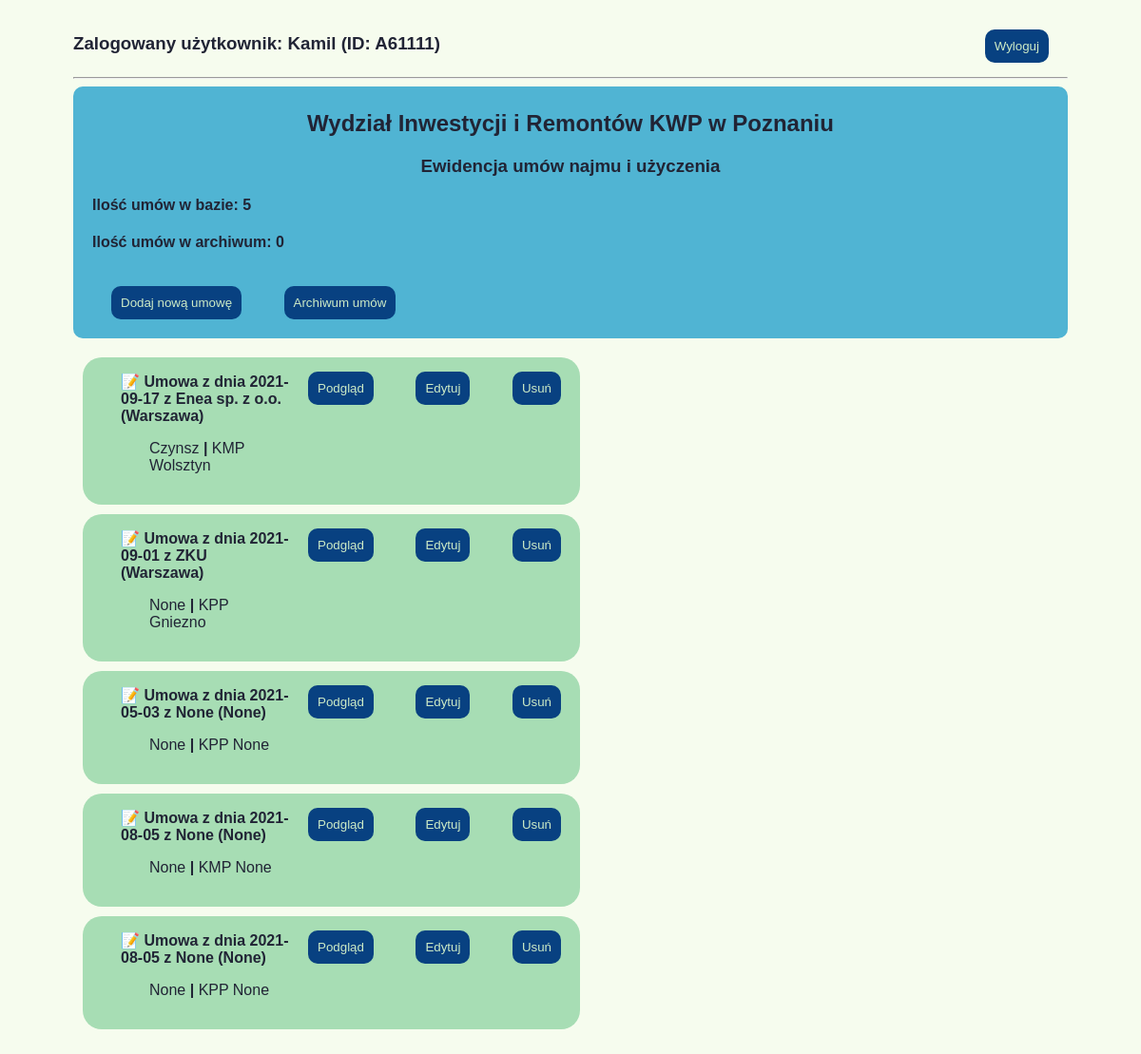
/umowy/ewidencja/ (signed in), run on an earlier commit of the app's database.
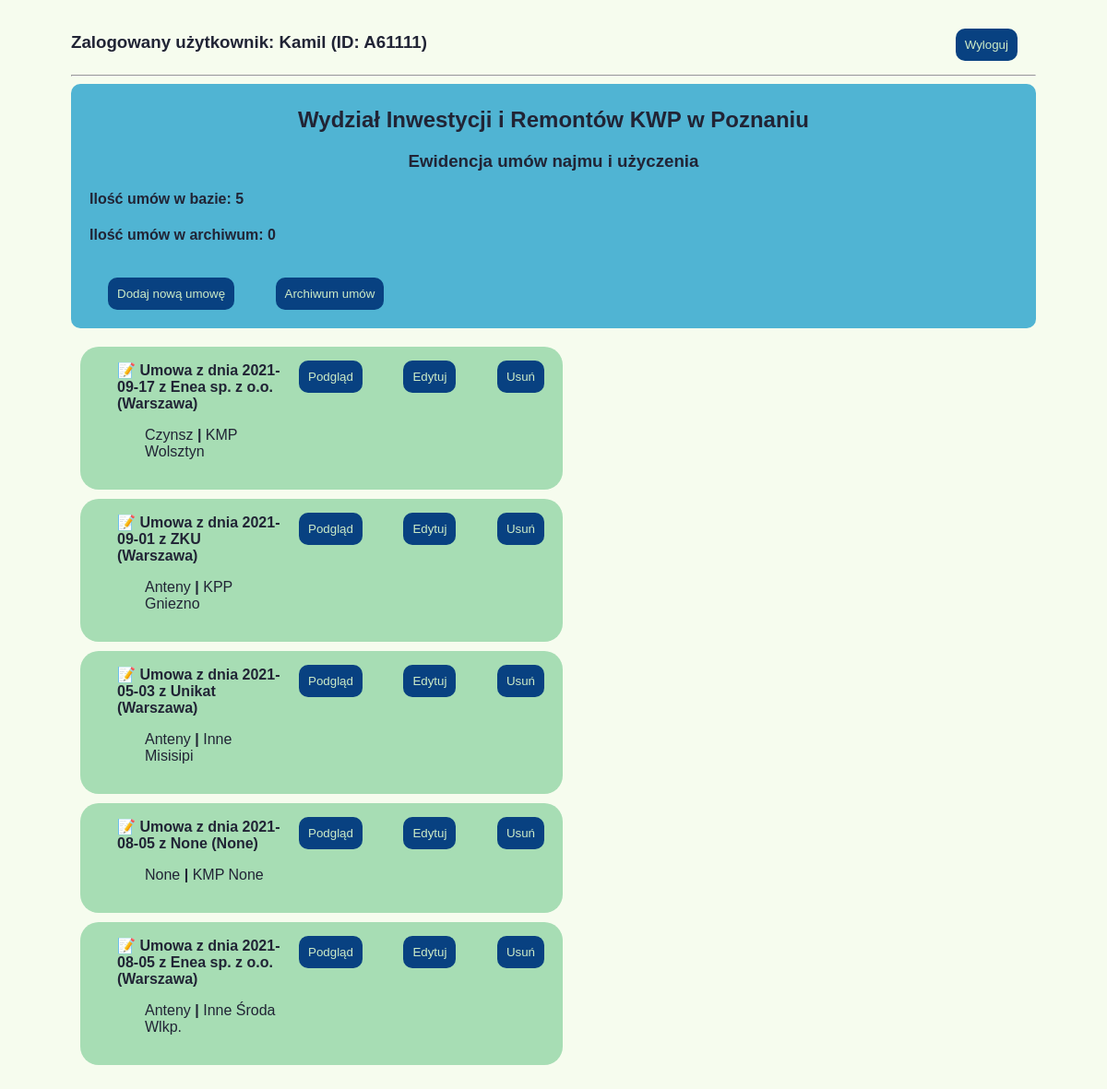
And on a later commit of the database.
### umowyapp/models.py (models this page shows)
class Umowy(models.Model):
    data_umowy = models.DateField(null=False)
    nr_umowy = models.CharField(max_length=15, null=True, default="BRAK")
    nazwa_uzyczajacego = models.CharField(max_length=30, null=True)
    adres_uzyczajacego = models.CharField(max_length=30, null=True)
    kod_pocztowy_uzyczajacego = models.CharField(max_length=6, null=True)
    miasto_uzyczajacego = models.CharField(max_length=20, null=True)
    okres_obowiazywania = models.DateField(blank=True, default="")
    typ_umowy = models.ForeignKey(Rodzaj_umowy, on_delete=models.CASCADE, null=True)
    pow_uzyczona = models.FloatField(max_length=4, null=True, blank=True)
    rodzaj_kosztow_prad = models.BooleanField()
    informacje = models.TextField(default="---Niezbędne informacje---")
    powiaty_jedn = models.ForeignKey(Powiaty_Wlkp, on_delete=models.CASCADE)
    rodzaj_jedn = models.ForeignKey(Rodzaje_jednostek, on_delete=models.CASCADE, null=True)
    adres_jedn = models.CharField(max_length=30, null=True)
    miasto_jedn = models.CharField(max_length=20, null=True)
    kod_pocztowy_jedn = models.CharField(max_length=6, null=True)
    skan_umowy = models.FileField(upload_to='umowy_pdf', null=True, blank=True)
    stan_umowy = models.ForeignKey(Stan_umow, on_delete=models.CASCADE, null=True)
    deleted = models.BooleanField(null=False, default=0)
    def __str__(self):
        return self.umowa_z_data()
    def umowa_z_data(self):
        return "Umowa z dnia {} z {} ({})".format(self.data_umowy, self.nazwa_uzyczajacego, self.miasto_uzyczajacego)

class Rodzaje_jednostek(models.Model):
    rodzaj = models.CharField(max_length=4)
    def __str__(self):
        return self.rodzaj_jedn()
    def rodzaj_jedn(self):
        return "{}".format(self.rodzaj)

class Rodzaj_umowy(models.Model):
    rodz_um = models.CharField(max_length=6, null=True)
    def __str__(self):
        return self.rodzaj_um()
    def rodzaj_um(self):
        return "{}".format(self.rodz_um)

### umowyapp/views.py (the view)
# urls.py: path('ewidencja/', wszystkie_umowy, name="wszystkie_umowy"),
@login_required
def wszystkie_umowy(request):
    wszystkie = Umowy.objects.filter(deleted=0)
    archiwalne = Umowy.objects.filter(deleted=1)
    return render(request, 'ewidencja.html', {'wszystkie': wszystkie, 'archiwalne': archiwalne})

### templates/ewidencja.html (shortened to what this page needs)
{%extends 'start.html'%}
{%block strona%}
{% if user.is_authenticated%}
<div  class="element_login">
    <div class="user_name">
        <h3>Zalogowany użytkownik: {{user.first_name}} (ID: {{ user.username}})</h3>
    </div>
    <div class="button-logout">
        <a href="{%url 'logout'%}"><button class="button-umowy">Wyloguj</button></a>
    </div>
</div>
    {%else%}
        <a href="{%url 'login'%}">Login</a>
    {%endif%}
<hr>
<div class="ewidencja-title">
    <h2 class="title">Wydział Inwestycji i Remontów KWP w Poznaniu</h2>
    <h3 class="title">Ewidencja umów najmu i użyczenia</h3>
    <h4>Ilość umów w bazie: {{wszystkie|length}}</h4>
    <h4>Ilość umów w archiwum: {{archiwalne|length}}</h4>
    <nav>
        <a href="{% url 'nowe_umowy'%}"><button class="button-umowy">Dodaj nową umowę</button></a>
        <a href="#"><button class="button-umowy">Archiwum umów</button></a>
    </nav>
</div>
{%for umowa in wszystkie%}
<main class="lista">
    <ul class="lista_umow">
        <li class="znacznik">
            <b>{{umowa}}</b><br>
            <p class="info">{{umowa.typ_umowy}} <b>|</b> {{umowa.rodzaj_jedn}} {{umowa.miasto_jedn}}</p>
        </li>
    </ul>
    <div>
        <a href="{% url 'podglad_umowy' umowa.id %}"><button class="button-umowy">Podgląd</button></a>
        <a href="{% url 'edytuj_umowe' umowa.id %}"><button class="button-umowy">Edytuj</button></a>
        <a href="{% url 'usun_umowe' umowa.id %}"><button class="button-umowy">Usuń</button></a>
    </div>
</main>
{%endfor%}
{%endblock%}

What changed in the data, as far as the page shows it:
changed Umowy "Umowa z dnia 2021-09-01 z ZKU (Warszawa)": typ_umowy "None" → "Anteny"
changed Umowy: data_umowy+nazwa_uzyczajacego+miasto_uzyczajacego "Umowa z dnia 2021-05-03 z None (None)" → "Umowa z dnia 2021-05-03 z Unikat (Warszawa)"; typ_umowy "None" → "Anteny"; rodzaj_jedn "KPP" → "Inne"; miasto_jedn "None" → "Misisipi"
changed Umowy: data_umowy+nazwa_uzyczajacego+miasto_uzyczajacego "Umowa z dnia 2021-08-05 z None (None)" → "Umowa z dnia 2021-08-05 z Enea sp. z o.o. (Warszawa)"; typ_umowy "None" → "Anteny"; rodzaj_jedn "KPP" → "Inne"; miasto_jedn "None" → "Środa Wlkp."
